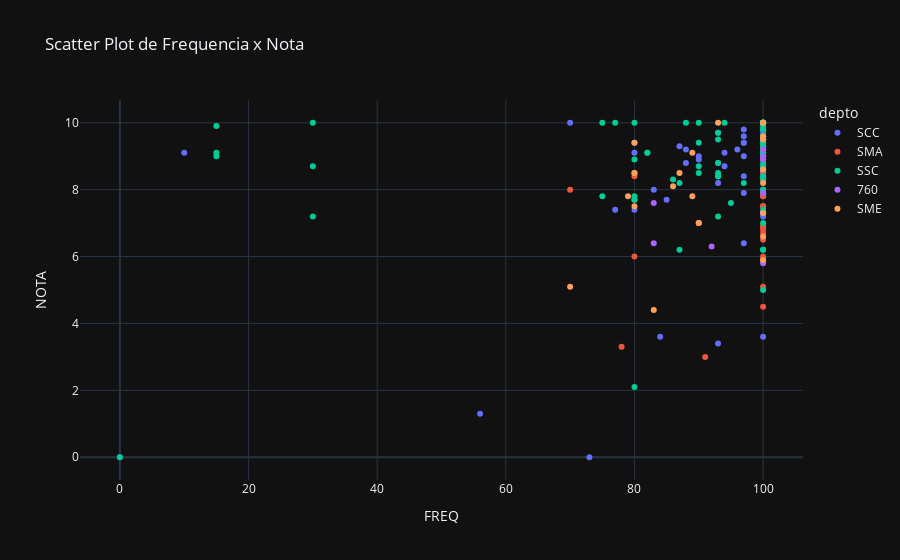

Notebook source saved alongside this figure:
### Code cell
fig = px.scatter(joined_df, x="FREQ", y="NOTA", color="depto", hover_data=["Nome", "FREQ", "NOTA"], title="Scatter Plot de Frequencia x Nota")
fig.show()

### Figure 1 — Plotly figure (JSON) as saved in the notebook; plotly's stock layout.template omitted (floating-point values rounded to 4 significant figures)
{"data": [{"customdata": [["Informação Profissional e Tutoria Acadêmica em Ciências da Computação"], ["Introdução à Ciência de Computação I"], ["Laboratório de Introdução à Ciência de Computação I"], ["Introdução à Ciência de Computação II"], ["Algoritmos e Estruturas de Dados I"], ["Laboratório de Introdução à Ciência da Computação II"], ["Organização de Arquivos"], ["Modelagem Computacional em Grafos"], ["Algoritmos Avançados e Aplicações"], ["Seminários em Computação I"], ["Introdução ao Desenvolvimento Web"], ["Bases de Dados"], ["Informação Profissional e Tutoria Acadêmica em Ciências da Computação"], ["Introdução à Ciência de Computação I"], ["Laboratório de Introdução à Ciência de Computação I"], ["Introdução à Ciência de Computação II"], ["Algoritmos e Estruturas de Dados I"], ["Laboratório de Introdução à Ciência da Computação II"], ["Organização de Arquivos"], ["Modelagem Computacional em Grafos"], ["Algoritmos Avançados e Aplicações"], ["Tópicos Avançados em Ciências de Computação II"], ["Introdução ao Desenvolvimento Web"], ["Bases de Dados"], ["Informação Profissional e Tutoria Acadêmica em Ciências da Computação"], ["Introdução à Ciência de Computação I"], ["Laboratório de Introdução à Ciência de Computação I"], ["Introdução à Ciência de Computação II"], ["Algoritmos e Estruturas de Dados I"], ["Organização de Arquivos"], ["Modelagem Computacional em Grafos"], ["Algoritmos Avançados e Aplicações"], ["Introdução ao Desenvolvimento Web"], ["Bases de Dados"], ["Teoria da Computação e Linguagens Formais"], ["Computadores e Sociedade I"], ["Seminários em Computação I"], ["Laboratório de Algoritmos Avançados I"], ["Linguagens de Programação e Compiladores"], ["Seminários em Computação II"], ["Bases de Dados"], ["Computação Gráfica"], ["Estágio Supervisionado I"], ["Computação Gráfica"], ["Estágio Supervisionado II"], ["Seminários em Computação III"], ["Inteligência Artificial"], ["Estágio Supervisionado II"], ["Arquitetura de Sistemas Gerenciadores de Bases de Dados"], ["Processamento de Imagens"], ["Multimídia"], ["Informação Profissional e Tutoria Acadêmica em Ciências da Computação"], ["Introdução à Ciência de Computação I"], ["Laboratório de Introdução à Ciência de Computação I"], ["Introdução à Ciência de Computação II"], ["Algoritmos e Estruturas de Dados I"], ["Laboratório de Introdução à Ciência da Computação II"], ["Organização de Arquivos"], ["Modelagem Computacional em Grafos"], ["Algoritmos Avançados e Aplicações"], ["Sistemas de Recomendação"], ["Introdução ao Desenvolvimento Web"], ["Bases de Dados"], ["Multimídia"], ["Informação Profissional e Tutoria Acadêmica em Ciências da Computação"], ["Introdução à Ciência de Computação I"], ["Laboratório de Introdução à Ciência de Computação I"], ["Introdução à Ciência de Computação II"], ["Algoritmos e Estruturas de Dados I"], ["Laboratório de Introdução à Ciência da Computação II"], ["Organização de Arquivos"], ["Modelagem Computacional em Grafos"], ["Algoritmos Avançados e Aplicações"], ["Introdução à Bioinformática"], ["Tópicos Avançados em Ciências de Computação II"], ["Introdução ao Desenvolvimento Web"], ["Bases de Dados"], ["Multimídia"]], "hovertemplate": "depto=SCC<br>FREQ=%{x}<br>NOTA=%{y}<br>Nome=%{customdata[0]}<extra></extra>", "legendgroup": "SCC", "marker": {"color": "#636efa", "symbol": "circle"}, "mode": "markers", "name": "SCC", "orientation": "v", "showlegend": true, "x": [100.0, 97.0, 100.0, 97.0, 97.0, 100.0, 94.0, 100.0, 100.0, 88.0, 10.0, 100.0, 100.0, 100.0, 100.0, 100.0, 100.0, 100.0, 100.0, 100.0, 100.0, 100.0, 93.0, 100.0, 100.0, 100.0, 100.0, 100.0, 100.0, 100.0, 70.0, 100.0, 77.0, 93.0, 83.0, 80.0, 100.0, 100.0, 93.0, 100.0, 97.0, 56.0, 100.0, 85.0, 0.0, 88.0, 80.0, 100.0, 90.0, 84.0, 73.0, 100.0, 100.0, 100.0, 100.0, 97.0, 100.0, 100.0, 100.0, 100.0, 100.0, 97.0, 100.0, 87.0, 90.0, 97.0, 100.0, 100.0, 93.0, 100.0, 94.0, 100.0, 100.0, 100.0, 100.0, 97.0, 96.0, 80.0], "xaxis": "x", "y": [10.0, 9.0, 9.8, 9.4, 9.8, 10.0, 9.1, 9.7, 8.5, 8.8, 9.1, 9.5, 10.0, 9.2, 10.0, 9.1, 9.3, 10.0, 9.3, 9.8, 10.0, 9.6, 9.7, 9.5, 10.0, 10.0, 9.9, 8.5, 8.5, 8.0, 10.0, 6.9, 7.4, 3.4, 8.0, 9.4, 8.0, 3.6, 8.2, 10.0, 6.4, 1.3, 9.0, 7.7, 0.0, 9.2, 7.4, 10.0, 8.9, 3.6, 0.0, 10.0, 8.4, 9.5, 8.3, 9.4, 9.6, 9.1, 9.4, 9.3, 7.2, 9.6, 8.5, 9.3, 9.0, 7.9, 8.4, 10.0, 8.8, 9.6, 8.7, 9.1, 7.5, 8.9, 9.0, 8.4, 9.2, 9.1], "yaxis": "y", "type": "scatter"}, {"customdata": [["Geometria Analítica"], ["Cálculo I"], ["Matemática Discreta I"], ["Cálculo II"], ["Cálculo III"], ["Geometria Analítica"], ["Cálculo I"], ["Matemática Discreta I"], ["Cálculo II"], ["Cálculo III"], ["Geometria Analítica"], ["Cálculo I"], ["Matemática Discreta I"], ["Cálculo II"], ["Cálculo III"], ["Cálculo III"], ["Cálculo IV"], ["Cálculo III"], ["Cálculo III"], ["Geometria Analítica"], ["Cálculo I"], ["Matemática Discreta I"], ["Cálculo II"], ["Cálculo III"], ["Geometria Analítica"], ["Cálculo I"], ["Matemática Discreta I"], ["Cálculo II"], ["Cálculo III"], ["Cálculo IV"]], "hovertemplate": "depto=SMA<br>FREQ=%{x}<br>NOTA=%{y}<br>Nome=%{customdata[0]}<extra></extra>", "legendgroup": "SMA", "marker": {"color": "#EF553B", "symbol": "circle"}, "mode": "markers", "name": "SMA", "orientation": "v", "showlegend": true, "x": [100.0, 100.0, 100.0, 100.0, 100.0, 100.0, 100.0, 100.0, 100.0, 100.0, 100.0, 100.0, 80.0, 100.0, 100.0, 78.0, 100.0, 91.0, 80.0, 100.0, 100.0, 100.0, 100.0, 100.0, 100.0, 100.0, 100.0, 100.0, 100.0, 70.0], "xaxis": "x", "y": [7.5, 10.0, 10.0, 9.4, 8.9, 7.3, 10.0, 8.3, 6.9, 6.7, 6.8, 7.8, 6.0, 5.1, 4.5, 3.3, 5.9, 3.0, 8.4, 7.9, 8.5, 9.3, 6.5, 6.0, 7.8, 10.0, 9.2, 6.9, 7.5, 8.0], "yaxis": "y", "type": "scatter"}, {"customdata": [["Evolução Histórica da Computação e Aplicações"], ["Prática em Lógica Digital"], ["Introdução à Lógica Digital"], ["Eletrônica para Computação"], ["Prática em Sistemas Digitais"], ["Sistemas Digitais"], ["Programação Orientada a Objetos"], ["Organização e Arquitetura de Computadores"], ["Programação Funcional"], ["Análise e Projeto Orientados a Objetos"], ["Sistemas Operacionais I"], ["Engenharia de Software"], ["Redes de Computadores"], ["Evolução Histórica da Computação e Aplicações"], ["Prática em Lógica Digital"], ["Introdução à Lógica Digital"], ["Eletrônica para Computação"], ["Prática em Sistemas Digitais"], ["Sistemas Digitais"], ["Programação Orientada a Objetos"], ["Organização e Arquitetura de Computadores"], ["Programação Funcional"], ["Análise e Projeto Orientados a Objetos"], ["Sistemas Operacionais I"], ["Sistemas Evolutivos e Aplicados à Robótica"], ["Engenharia de Software"], ["Redes de Computadores"], ["Evolução Histórica da Computação e Aplicações"], ["Prática em Lógica Digital"], ["Introdução à Lógica Digital"], ["Eletrônica para Computação"], ["Prática em Sistemas Digitais"], ["Sistemas Digitais"], ["Programação Orientada a Objetos"], ["Prática em Organização de Computadores"], ["Organização e Arquitetura de Computadores"], ["Análise e Projeto Orientados a Objetos"], ["Sistemas Operacionais I"], ["Engenharia de Software"], ["Redes de Computadores"], ["Computação de Alto Desempenho"], ["Sistemas de Informação"], ["Engenharia de Segurança"], ["Sistemas Computacionais Distribuídos"], ["Teste e Inspeção de Software"], ["Arquitetura de Software"], ["Reuso de Software"], ["Desenvolvimento de Código Otimizado"], ["Programação de Robôs Móveis"], ["Sistemas Open Source"], ["Computação em Nuvem e Arquitetura Orientadas a Serviços"], ["Projeto e Desenvolvimento de Software de Sistema"], ["Evolução Histórica da Computação e Aplicações"], ["Prática em Lógica Digital"], ["Introdução à Lógica Digital"], ["Eletrônica para Computação"], ["Prática em Sistemas Digitais"], ["Sistemas Digitais"], ["Programação Orientada a Objetos"], ["Organização e Arquitetura de Computadores"], ["Programação Funcional"], ["Análise e Projeto Orientados a Objetos"], ["Sistemas Operacionais I"], ["Sistemas Evolutivos e Aplicados à Robótica"], ["Criptomoedas e Blockchain"], ["Engenharia de Software"], ["Redes de Computadores"], ["Evolução Histórica da Computação e Aplicações"], ["Prática em Lógica Digital"], ["Introdução à Lógica Digital"], ["Eletrônica para Computação"], ["Prática em Sistemas Digitais"], ["Sistemas Digitais"], ["Programação Orientada a Objetos"], ["Prática em Organização de Computadores"], ["Organização e Arquitetura de Computadores"], ["Programação Funcional"], ["Análise e Projeto Orientados a Objetos"], ["Sistemas Operacionais I"], ["Sistemas Evolutivos e Aplicados à Robótica"], ["Criptomoedas e Blockchain"], ["Engenharia de Software"], ["Redes de Computadores"]], "hovertemplate": "depto=SSC<br>FREQ=%{x}<br>NOTA=%{y}<br>Nome=%{customdata[0]}<extra></extra>", "legendgroup": "SSC", "marker": {"color": "#00cc96", "symbol": "circle"}, "mode": "markers", "name": "SSC", "orientation": "v", "showlegend": true, "x": [30.0, 100.0, 93.0, 94.0, 90.0, 80.0, 100.0, 15.0, 100.0, 15.0, 30.0, 15.0, 30.0, 100.0, 100.0, 87.0, 100.0, 90.0, 93.0, 100.0, 97.0, 100.0, 100.0, 100.0, 100.0, 100.0, 80.0, 100.0, 100.0, 100.0, 100.0, 100.0, 100.0, 93.0, 77.0, 100.0, 93.0, 100.0, 100.0, 100.0, 90.0, 87.0, 100.0, 100.0, 95.0, 80.0, 93.0, 93.0, 0.0, 100.0, 80.0, 100.0, 100.0, 100.0, 86.0, 100.0, 88.0, 100.0, 100.0, 100.0, 100.0, 100.0, 100.0, 100.0, 82.0, 100.0, 80.0, 100.0, 90.0, 100.0, 100.0, 100.0, 100.0, 100.0, 75.0, 93.0, 100.0, 75.0, 100.0, 100.0, 82.0, 100.0, 80.0], "xaxis": "x", "y": [10.0, 10.0, 8.5, 10.0, 10.0, 8.9, 9.8, 9.1, 9.1, 9.0, 8.7, 9.9, 7.2, 10.0, 10.0, 6.2, 10.0, 9.4, 7.2, 9.8, 8.2, 9.5, 9.3, 8.7, 10.0, 9.9, 7.7, 10.0, 10.0, 9.0, 10.0, 10.0, 9.5, 8.4, 10.0, 9.0, 9.5, 7.3, 7.9, 8.6, 8.7, 8.2, 7.4, 6.2, 7.6, 10.0, 9.7, 8.4, 0.0, 5.0, 2.1, 7.0, 10.0, 10.0, 8.3, 10.0, 10.0, 6.2, 9.3, 9.2, 9.4, 9.1, 8.8, 10.0, 9.1, 9.4, 7.8, 10.0, 8.5, 8.0, 10.0, 10.0, 9.1, 8.7, 10.0, 8.8, 9.6, 7.8, 8.3, 10.0, 9.1, 8.4, 7.7], "yaxis": "y", "type": "scatter"}, {"customdata": [["Física Básica I"], ["Laboratório de Física Geral I"], ["Física Básica I"], ["Laboratório de Fisica Geral I"], ["Física Básica I"], ["Laboratório de Física Geral I"], ["Física Básica I"], ["Laboratório de Física Geral I"], ["Física Básica I"], ["Laboratório de Fisica Geral I"]], "hovertemplate": "depto=760<br>FREQ=%{x}<br>NOTA=%{y}<br>Nome=%{customdata[0]}<extra></extra>", "legendgroup": "760", "marker": {"color": "#ab63fa", "symbol": "circle"}, "mode": "markers", "name": "760", "orientation": "v", "showlegend": true, "x": [100.0, 100.0, 100.0, 100.0, 100.0, 83.0, 92.0, 100.0, 100.0, 83.0], "xaxis": "x", "y": [9.0, 9.2, 8.9, 8.6, 5.8, 6.4, 6.3, 7.3, 7.9, 7.6], "yaxis": "y", "type": "scatter"}, {"customdata": [["Estatística"], ["Álgebra Linear e Aplicações"], ["Cálculo Numérico"], ["Processos Estocásticos"], ["Estatística"], ["Álgebra Linear e Aplicações"], ["Cálculo Numérico"], ["Processos Estocásticos"], ["Estatística"], ["Processos Estocásticos"], ["Álgebra Linear e Aplicações"], ["Cálculo Numérico"], ["Programação Matemática"], ["Álgebra Linear e Aplicações"], ["Estatística"], ["Álgebra Linear e Aplicações"], ["Cálculo Numérico"], ["Processos Estocásticos"], ["Estatística"], ["Álgebra Linear e Aplicações"], ["Cálculo Numérico"], ["Processos Estocásticos"], ["Redes Complexas"]], "hovertemplate": "depto=SME<br>FREQ=%{x}<br>NOTA=%{y}<br>Nome=%{customdata[0]}<extra></extra>", "legendgroup": "SME", "marker": {"color": "#FFA15A", "symbol": "circle"}, "mode": "markers", "name": "SME", "orientation": "v", "showlegend": true, "x": [89.0, 86.0, 90.0, 80.0, 100.0, 100.0, 100.0, 80.0, 80.0, 100.0, 83.0, 70.0, 87.0, 79.0, 100.0, 89.0, 90.0, 100.0, 100.0, 93.0, 100.0, 80.0, 100.0], "xaxis": "x", "y": [7.8, 8.1, 7.0, 9.4, 5.9, 9.6, 10.0, 7.5, 8.5, 7.3, 4.4, 5.1, 8.5, 7.8, 6.6, 9.1, 7.0, 8.2, 8.6, 10.0, 9.5, 8.5, 10.0], "yaxis": "y", "type": "scatter"}], "layout": {"xaxis": {"anchor": "y", "domain": [0.0, 1.0], "title": {"text": "FREQ"}}, "yaxis": {"anchor": "x", "domain": [0.0, 1.0], "title": {"text": "NOTA"}}, "legend": {"title": {"text": "depto"}, "tracegroupgap": 0}, "title": {"text": "Scatter Plot de Frequencia x Nota"}}}
